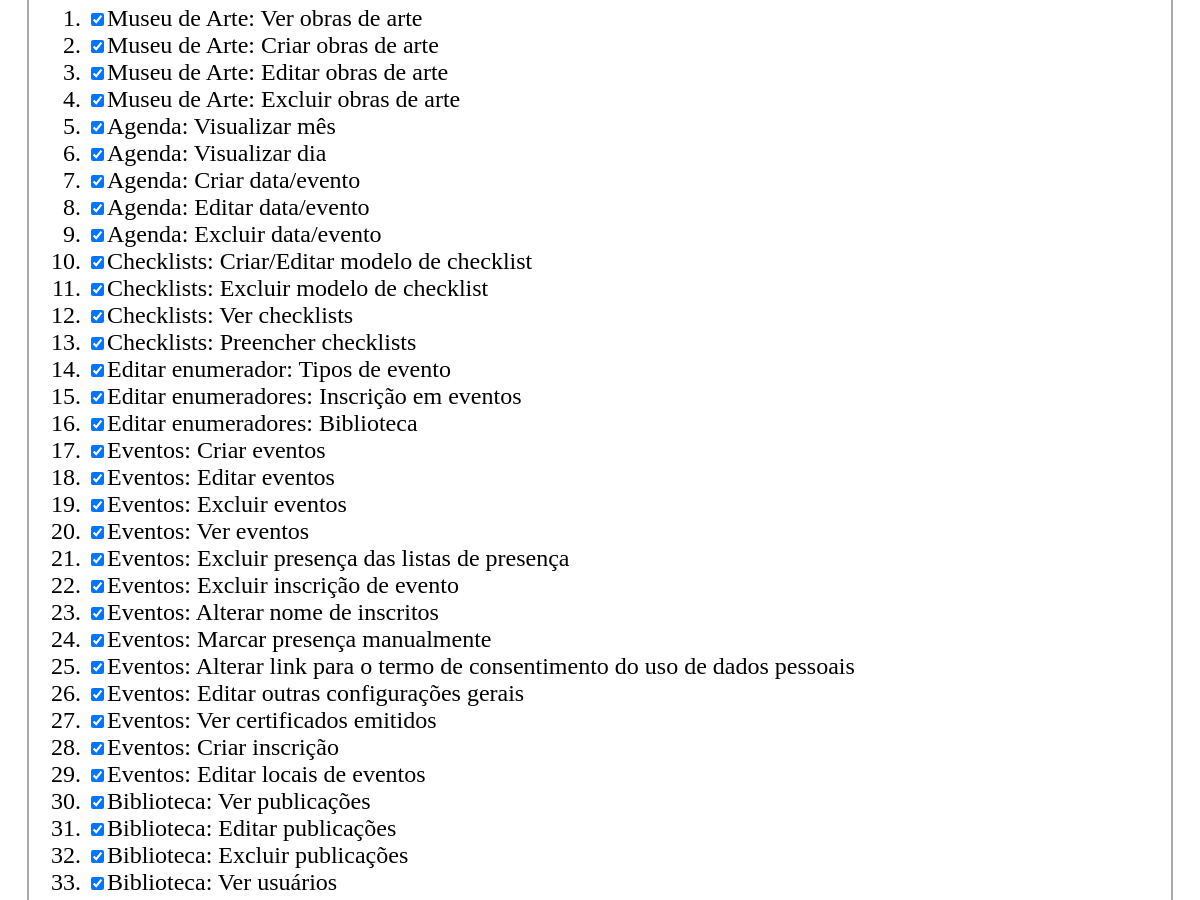
The app's page /index.php?cont=settings&action=home (signed in, middle part), older data.
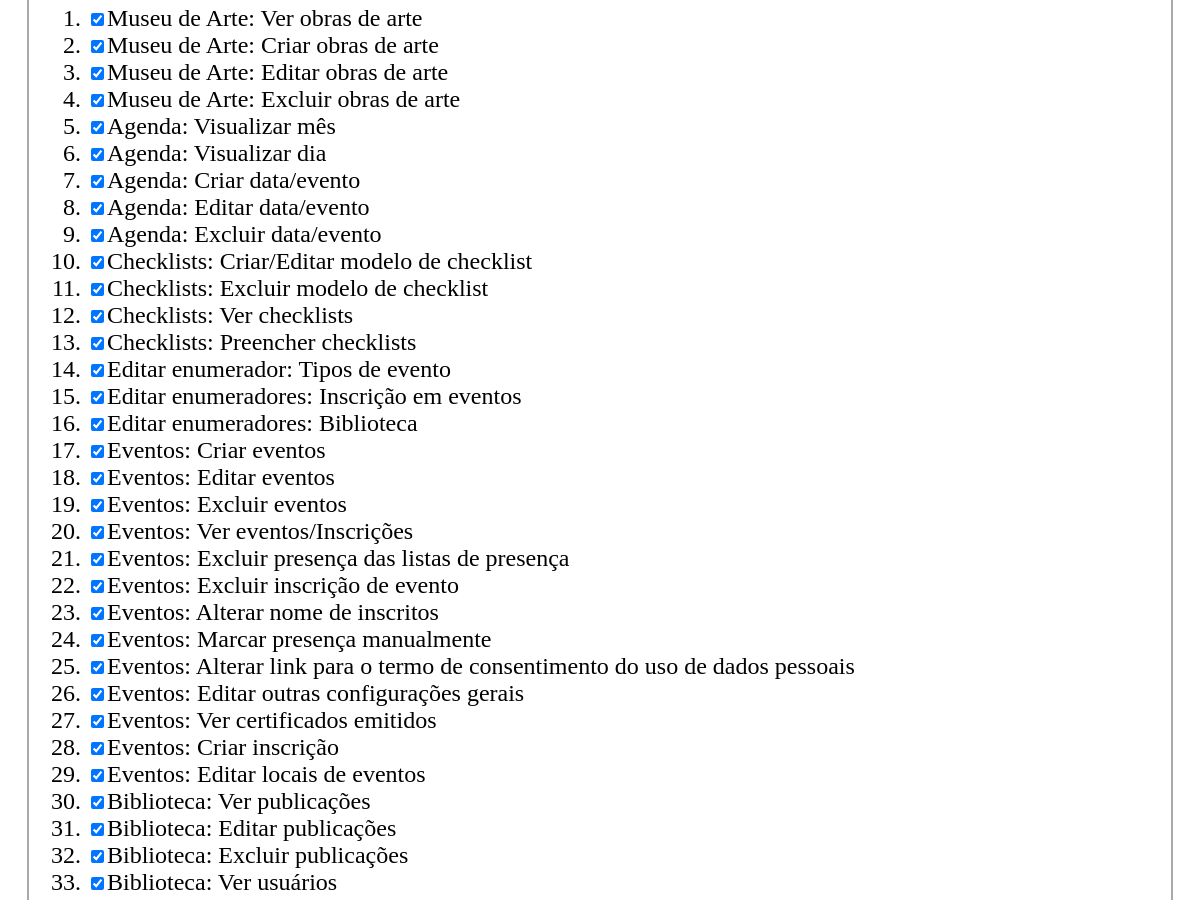
The same page, newer data.
### tables this page shows
CREATE TABLE `permissions` (
  `permMod` varchar(5) NOT NULL,
  `permId` int NOT NULL,
  `permDesc` varchar(255) NOT NULL
);

### includes/common.php (called while the page is built, shortened)
<?php
function checkUserPermission($module, $id)
{
	return in_array($id, $_SESSION['permissions'][$module]);
}
class BaseController
{
  protected $hasUserPermission;
  protected $moduleName;
  protected $permissionIdRequired;
  protected $action;
  public function __construct($action, $actionData = null)
  {
    $this->action = $action;
	$this->hasUserPermission = (!$this->permissionIdRequired) ? true : checkUserPermission($this->moduleName, $this->permissionIdRequired);
	if ($this->hasUserPermission && method_exists($this, $action))
		$this->$action();
  }
  protected function get_view()
  {
    $view = "view/" . get_class($this) . "." . $this->action . ".view.php";
    if (file_exists($view))
	{
		if ($this->hasUserPermission)
			return $view;
		else
			return 'view/_nopermission.view.php';
    }
    return 'view/_error.view.php';
  }
  public function render()
  {
    $view = $this->get_view();
    require_once($view);
  }
}

### model/database/user.settings.database.php (called while the page is built, shortened)
<?php
function getUserPermissions($userId, $optConnection = null)
{
	$conn = $optConnection ? $optConnection : createConnectionAsEditor();
	$dataRows = null;
	if($stmt = $conn->prepare("select * from userpermissions where userId = ?"))
	{
		$stmt->bind_param("i", $userId);
		$stmt->execute();
		$result = $stmt->get_result();
		if ($result->num_rows > 0)
		{
			$dataRows = [];
			while ($row = $result->fetch_assoc())
				$dataRows[] = $row;
		}
	}
	return $dataRows;
}
function getUsersList($optConnection = null)
{
	$conn = $optConnection ? $optConnection : createConnectionAsEditor();
	$dataRows = null;
	if($stmt = $conn->prepare("select * from users"))
	{
		$stmt->execute();
		$result = $stmt->get_result();
		if ($result->num_rows > 0)
		{
			$dataRows = [];
			while ($row = $result->fetch_assoc())
				$dataRows[] = $row;
		}
	}
	return $dataRows;
}
function getPermissionsList($optConnection = null)
{
	$conn = $optConnection ? $optConnection : createConnectionAsEditor();
	$dataRows = null;
	if($stmt = $conn->prepare("select * from permissions"))
	{
		$stmt->execute();
		$result = $stmt->get_result();
		if ($result->num_rows > 0)
		{
			$dataRows = [];
			while ($row = $result->fetch_assoc())
				$dataRows[] = $row;
		}
	}
	return $dataRows;
}

### controller/settings.controller.php (called while the page is built, shortened)
<?php
final class settings extends BaseController
{
	public function home()
	{
		require_once("model/database/user.settings.database.php");
		require_once("model/database/enums.settings.database.php");
		$manageUsersSelectedUserId = isset($_GET['umUserId']) && is_numeric($_GET['umUserId']) ? $_GET['umUserId'] : $_SESSION["userid"];
		$conn = createConnectionAsEditor();
		$currSelectedUserPermissions = getUserPermissions($manageUsersSelectedUserId, $conn);
		$userList = getUsersList($conn);
		$permissionList = getPermissionsList($conn);
		$enums = [];
		$enums["EVENT"] = getEnum("EVENT", $conn);
		$enums["GENDER"] = getEnum("GENDER", $conn);
		$enums["OCCUPATION"] = getEnum("OCCUPATION", $conn);
		$enums["SCHOOLING"] = getEnum("SCHOOLING", $conn);
		$enums["RACE"] = getEnum("RACE", $conn);
		$enums["NATION"] = getEnum("NATION", $conn);
		$enums["UF"] = getEnum("UF", $conn);
		$enums["LIBACQTYPE"] = getEnum("LIBACQTYPE", $conn);
		$generalSettings = readAllSettings($conn);
		$termsList = getTermsList($conn);
		$pageData =
		[
			"userName" => $_SESSION['username'],
			"userList" => $userList,
			"permissionList" => $permissionList,
			"currSelectedUserId" => $manageUsersSelectedUserId,
			"currSelectedUserPermissions" => $currSelectedUserPermissions,
			"enums" => $enums,
			"generalSettings" => $generalSettings,
			"termsList" => $termsList
		];
	}
}

### model/database/enums.settings.database.php (called while the page is built, shortened)
<?php
function getEnum($enumName, $optConnection = null)
{
	$conn = $optConnection ? $optConnection : createConnectionAsEditor();
	$dataRows = null;
	if($stmt = $conn->prepare("select id, value as name from enums where type = ?"))
	{
		$stmt->bind_param("s", $enumName);
		$stmt->execute();
		$result = $stmt->get_result();
		if ($result->num_rows > 0)
		{
			$dataRows = [];
			while ($row = $result->fetch_assoc())
				$dataRows[] = $row;
		}
	}
	return $dataRows;
}

### view/settings.home.view.php (the view, shortened to what the changed rows need)
<br/>
<form id="frmManageOtherUsers" method="post" action="<?php echo URL\URLGenerator::generateFileURL("post/user.settings.post.php", "cont=settings&action=home&umUserId=" . $pageData["currSelectedUserId"]); ?>">
	<fieldset>
		<?php if (checkUserPermission("USERS", 1)) { ?>
		<div>
			<?php
				$selectedUserId = (int)$pageData["currSelectedUserId"];
			?>
		<div>
		<br/>
		<div>
			<ol>
			<?php
				$writeCheckedState = function($permMod, $permId) use ($pageData)
				{
					if (checkPermissionInList($pageData["currSelectedUserPermissions"], $permMod , $permId))
						return 'checked="checked"';
					else
						return '';
				};
				$disableManageUsersPermission = function($permMod, $permId) use ($selectedUserId)
				{
					if ($selectedUserId === (int)$_SESSION["userid"])
						if ($permMod === "USERS" && $permId === 1)
							return 'onclick="checkSetManUserPermission_onClick_blockChange.apply(this, event);"';
						else
							return '';
				};
			?>
				<?php foreach ($pageData["permissionList"] as $p) { ?>
				<li><label><input type="checkbox" name="permission[]" value="<?php echo $p["permMod"] . "_" . $p["permId"]; ?>" <?php echo $writeCheckedState($p["permMod"], $p["permId"]) . " " . $disableManageUsersPermission($p["permMod"], $p["permId"]); ?>/><?php echo $p["permDesc"]; ?></label></li>
				<?php } ?>
			</ol>
		</div>
		<?php } else { ?>
		<p>Você não tem permissão para gerenciar usuários.</p>
		<?php } ?>
	</fieldset>
</form>

Row changes from the older to the newer data that the page shows:
changed permissions: permDesc "Eventos: Ver eventos" → "Eventos: Ver eventos/Inscrições"
